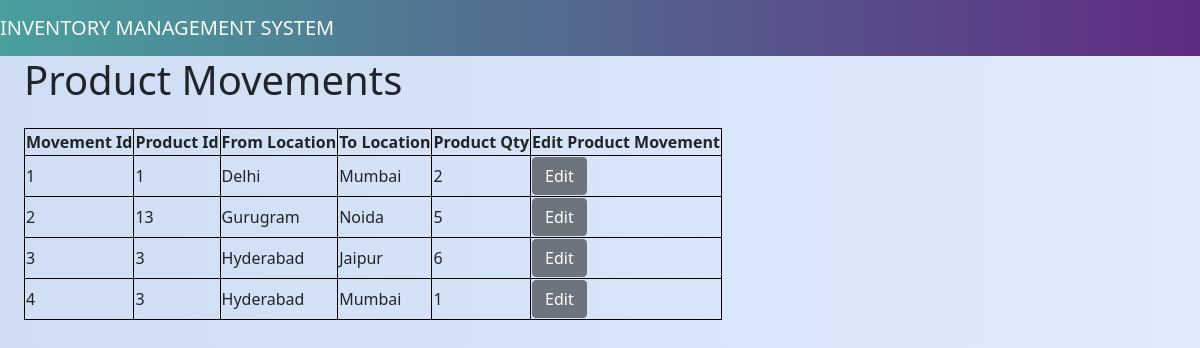
/view_product_movements, run on the app's committed database.
### app.py (models this page shows)
class ProductMovement(db.Model):
    movement_id = db.Column(db.Integer, primary_key=True, autoincrement=True)
    timestamp = db.Column(db.DateTime, default=datetime.now)
    from_location = db.Column(db.String(150), db.ForeignKey("location.location_id"))
    to_location = db.Column(db.String(150), db.ForeignKey("location.location_id"))
    product_id = db.Column(db.Integer, db.ForeignKey("product.product_id"))
    product_qty = db.Column(db.Integer)

### app.py (the view)
@app.route("/view_product_movements", methods=["GET"])
def view_product_movements():
    product_movements = ProductMovement.query.all()
    return render_template('view_product_movements.html', product_movements=product_movements)

### templates/view_product_movements.html
{% extends 'base.html' %}
{% block content %}
<div class="row row-cols-auto">
    <div></div>
    <div>
        <h1>{% block title %} Product Movements {% endblock %}</h1>
        <table class="table-seconday my-4">
            <tr>
                <th>Movement Id</th>
                <th>Product Id</th>
                <th>From Location</th>
                <th>To Location</th>
                <th>Product Qty</th>
                <th>Edit Product Movement</th>
            </tr>
            {% for product_movement in product_movements %}
            <div class='product_movement'>
                <tr>
                    <td>{{ product_movement['movement_id'] }}</td>
                    <td>{{ product_movement['product_id'] }}</td>
                    <td>{{ product_movement['from_location'] }}</td>
                    <td>{{ product_movement['to_location'] }}</td>
                    <td>{{ product_movement['product_qty'] }}</td>
                    <td><a href="/edit_product_movement?movement_id={{product_movement['movement_id']}}"
                            class="btn btn-secondary">Edit</a></td>
                </tr>
            </div>
            {% endfor %}
        </table>
    </div>
    <div></div>
</div>
{% endblock %}

### static/style.css (style rules this page uses)
.bg-body { background: #E0EAFC; background: -webkit-linear-gradient(to right, #CFDEF3, #E0EAFC); background: linear-gradient(to right, #CFDEF3, #E0EAFC); }
table, th, td { border: 1px solid black; }

### data on the page
ProductMovement: movement_id "1", product_id "1", from_location "Delhi", to_location "Mumbai", product_qty "2"
ProductMovement: movement_id "2", product_id "13", from_location "Gurugram", to_location "Noida", product_qty "5"
ProductMovement: movement_id "3", product_id "3", from_location "Hyderabad", to_location "Jaipur", product_qty "6"
ProductMovement: movement_id "4", product_id "3", from_location "Hyderabad", to_location "Mumbai", product_qty "1"
